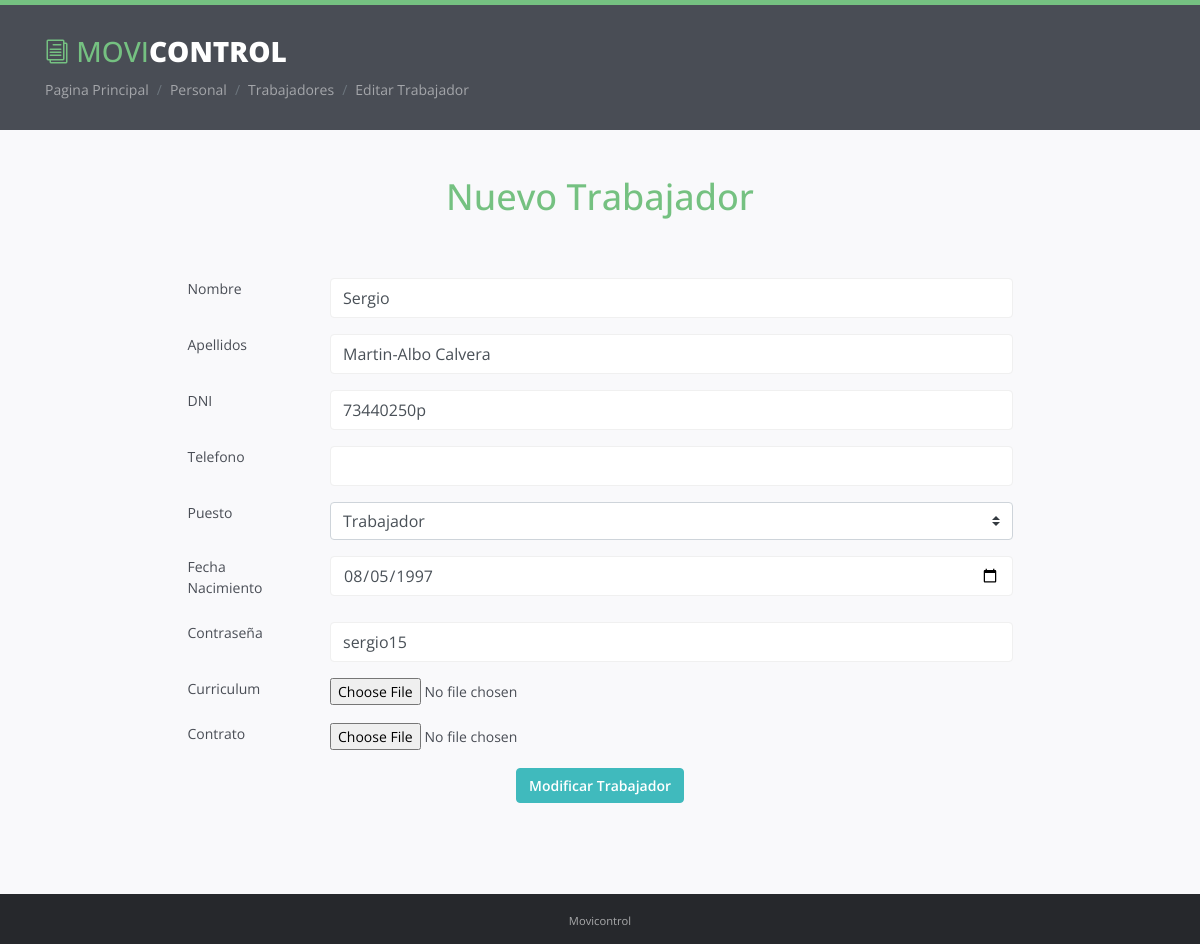
/Personal/trabajadores/editTrabajador.php?dni=73440250p (signed in), run on an earlier commit of the app's database.
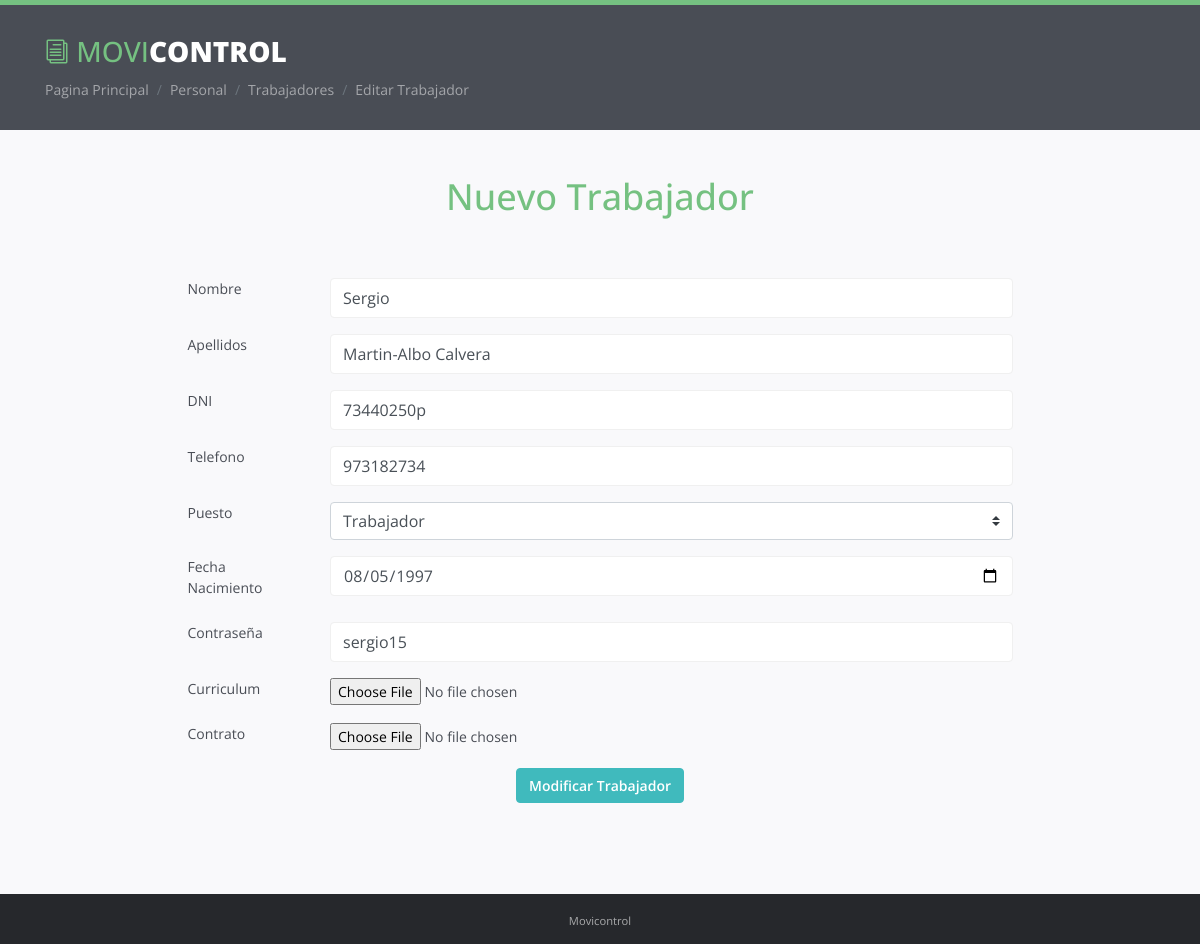
And on a later commit of the database.
### tables this page shows
CREATE TABLE `trabajadores` (
  `dni` varchar(9) NOT NULL,
  `nombre` varchar(20) NOT NULL,
  `apellido` varchar(60) NOT NULL,
  `telefono` varchar(9) NOT NULL,
  `fecNac` date NOT NULL,
  `password` varchar(30) NOT NULL,
  `idPuesto` int(11) NOT NULL,
  `curriculum` text NOT NULL,
  `contrato` text NOT NULL
);

### Personal/trabajadores/editTrabajador.php (the view, shortened to what the changed rows need)
<?php
include("../../conexion.php");
$dni = $_GET['dni'];
?>
<!DOCTYPE html>
<html lang="en">
<head>
    <link rel="stylesheet" href="../../assets/plugins/bootstrap/css/bootstrap.min.css">
    <link rel="stylesheet" href="../../assets/plugins/prism/prism.css">
    <link rel="stylesheet" href="../../assets/plugins/lightbox/dist/ekko-lightbox.css">
    <link rel="stylesheet" href="../../assets/plugins/elegant_font/css/style.css">
    <link id="theme-style" rel="stylesheet" href="../../assets/css/styles.css">
</head>
<body class="body-green">
        <header id="header" class="header">
            <div class="container">
                <div class="branding">
                    <h1 class="logo">
                        <a href="../../principal.php">
                            <span aria-hidden="true" class="icon_documents_alt icon"></span>
                            <span class="text-highlight">Movi</span><span class="text-bold">Control</span>
                        </a>
                    </h1>
                </div>
            </div>
        </header>
        <div class="doc-wrapper">
            <div class="container">
                <div id="doc-header" class="doc-header text-center">
                    <h1 class="doc-title">Nuevo Trabajador</h1>
                </div>
                <div class="doc-body row justify-content-md-center" >
                    <div class="doc-content col-md-9 col-12 order-1">
                        <div class="content-inner">
                            <section id="dashboards" class="doc-section">
                                <div class="section-block">
                                    <form name="edit" method="POST" action="editTrabajadorBD.php">
                                        <?php
                                            $sql = "SELECT * FROM trabajadores WHERE dni = '$dni'";
                                            $registros=mysqli_query($conexion,$sql);
                                            while ($linea=mysqli_fetch_array($registros))
                                            {
                                                ?>
                                            <div class="form-group row justify-content-md-center">
                                                <label  class="col-sm-2 form-control-label">Nombre</label>
                                                <div class="col-sm-10">
                                                    <input type="text" class="form-control" name="nombre" value="<?php echo $linea['nombre'] ?>">
                                                </div>
                                            </div>
                                            <div class="form-group row justify-content-md-center">
                                                <label  class="col-sm-2 form-control-label">Apellidos</label>
                                                <div class="col-sm-10">
                                                    <input type="text" class="form-control" name="apellidos" value="<?php echo $linea['apellido'] ?>">
                                                </div>
                                            </div>
                                            <div class="form-group row justify-content-md-center">
                                                <label  class="col-sm-2 form-control-label">DNI</label>
                                                <div class="col-sm-10">
                                                    <input type="text" class="form-control" name="dni" value="<?php echo $linea['dni'] ?>" >
                                                </div>
                                            </div>
                                            <div class="form-group row justify-content-md-center">
                                                <label  class="col-sm-2 form-control-label">Telefono</label>
                                                <div class="col-sm-10">
                                                    <input type="text" class="form-control" name="telefono" value="<?php echo $linea['telefono'] ?>">
                                                </div>
                                            </div>
                                            <div class="form-group row justify-content-md-center">
                                                <label  class="col-sm-2 form-control-label">Puesto</label>
                                                <div class="col-sm-10">
                                                    <select class="custom-select" name="puesto">
                                                        <?php
                                                            $sqlPuesto = "SELECT * FROM puestos";
                                                             $registrosPuesto=mysqli_query($conexion,$sqlPuesto);
                                                             while ($lineaPuesto=mysqli_fetch_array($registrosPuesto)) {
                                                                if ($linea['idPuesto'] != $lineaPuesto['idPuesto']) {
                                                                    echo "
                                                                    <option value='$lineaPuesto[idPuesto]'>$lineaPuesto[puesto]</option>";
                                                                }else{
                                                                    echo "<option value='$lineaPuesto[idPuesto]' selected>$lineaPuesto[puesto]</option>";
                                                                }
                                                             }
                                                         ?>
                                                    </select>
                                                </div>
                                            </div>
                                            <div class="form-group row justify-content-md-center">
                                                <label  class="col-sm-2 form-control-label">Fecha Nacimiento</label>
                                                <div class="col-sm-10">
                                                    <input type="date" class="form-control" id="date"  name="fecNac" value="<?php echo $linea['fecNac'] ?>">
                                                </div>
                                            </div>
                                            <div class="form-group row justify-content-md-center">
                                                <label  class="col-sm-2 form-control-label">Contraseña</label>
                                                <div class="col-sm-10">
                                                    <input type="text" class="form-control"  name="pass" value="<?php echo $linea['password'] ?>">
                                                </div>
                                            </div>
                                            <div class="form-group row justify-content-md-center">
                                                <label  class="col-sm-2 form-control-label">Curriculum</label>
                                                <div class="col-sm-10">
                                                    <input type="file" id="file" name="curriculum"  value="<?php echo $linea['curriculum'] ?>" />
                                                </div>
                                            </div>
                                            <div class="form-group row justify-content-md-center">
                                                <label for="inputEmail3" class="col-sm-2 form-control-label">Contrato</label>
                                                <div class="col-sm-10">
                                                     <input type="file" id="file" name="contrato"   value="<?php echo $linea['contrato'] ?>" />
                                                </div>
                                            </div>
                                            <div class="form-group row justify-content-md-center">
                                                <div class="col-sm-offset-6 ">
                                                    <button type="submit" class="btn btn-primary">Modificar Trabajador</button>
                                                </div>
                                            </div>
                                        <?php
                                            }
                                        ?>
                                    </form>
                                </div>
                            </section>
                        </div>
                    </div>
                </div>
            </div>
        </div>
</body>
</html>

What changed in the data, as far as the page shows it:
changed trabajadores "Sergio": telefono (not shown) → "973182734"
